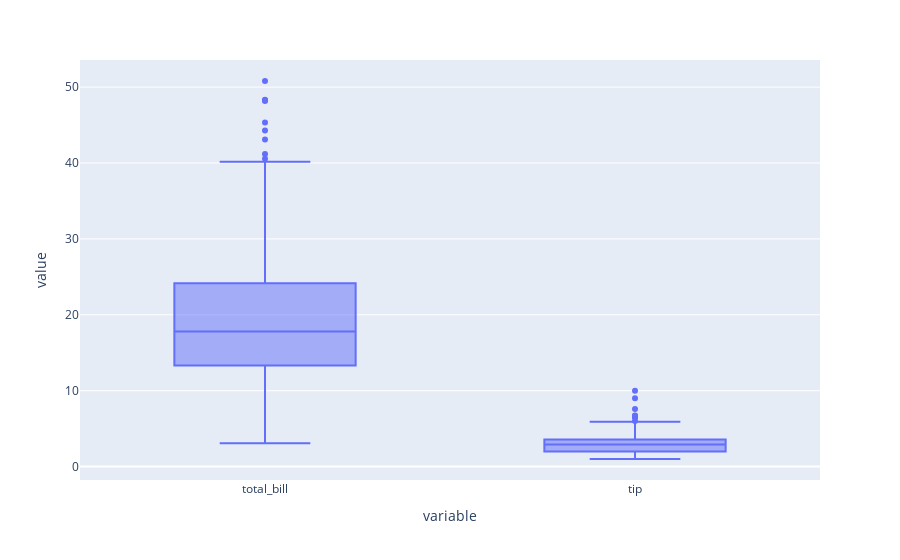

This figure's notebook cell:
### Code cell
import plotly.express as px
df = px.data.tips()
fig = px.box(df, y=["total_bill", "tip"])
fig.show()

### Figure 1 — Plotly figure (JSON) as saved in the notebook; plotly's stock layout.template omitted (floating-point values rounded to 4 significant figures; data arrays with more than 128 entries replaced by an {"elided": "..."} marker saying what was removed)
{"data": [{"alignmentgroup": "True", "hovertemplate": "variable=%{x}<br>value=%{y}<extra></extra>", "legendgroup": "", "marker": {"color": "#636efa"}, "name": "", "notched": false, "offsetgroup": "", "orientation": "v", "showlegend": false, "type": "box", "x": {"elided": "488 str values"}, "x0": " ", "xaxis": "x", "y": {"elided": "488 float values"}, "y0": " ", "yaxis": "y"}], "layout": {"boxmode": "group", "legend": {"tracegroupgap": 0}, "margin": {"t": 60}, "xaxis": {"anchor": "y", "domain": [0, 1], "title": {"text": "variable"}}, "yaxis": {"anchor": "x", "domain": [0, 1], "title": {"text": "value"}}}}
